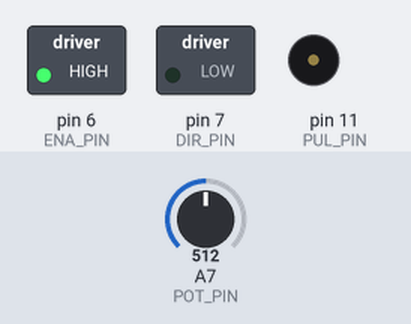
Bench run of a sketch on a simulated Arduino Mega 2560, built with avr-gcc and run on an emulated ATmega2560. Shown: switched loads named in the sketch (green lamp = pin HIGH), buzzer (waves = sounding). Inputs (shaded band) come from the test bench; at power-on: A7 (POT_PIN) = 512. Pins used as bus, display or sensor lines are not drawn.

Above: at 1.2 s.
1.3 s: A7 (POT_PIN) set to 607
2.8 s: A7 (POT_PIN) set to 633
At 3.5 s:
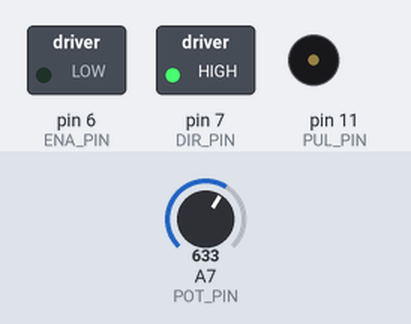
4.3 s: A7 (POT_PIN) set to 900
At 4.7 s:
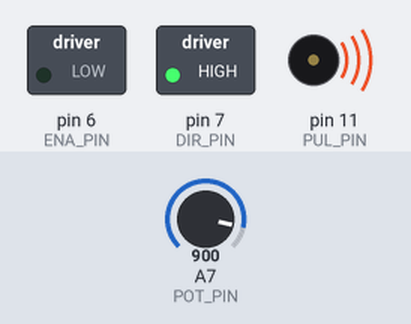
5.8 s: A7 (POT_PIN) set to 306
At 7.0 s:
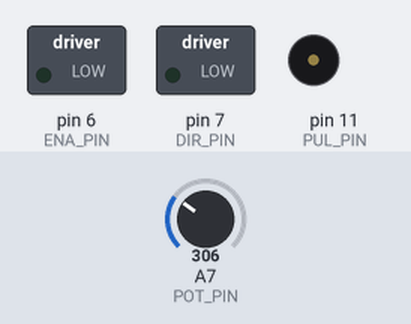
7.3 s: A7 (POT_PIN) set to 122
At 8.2 s:
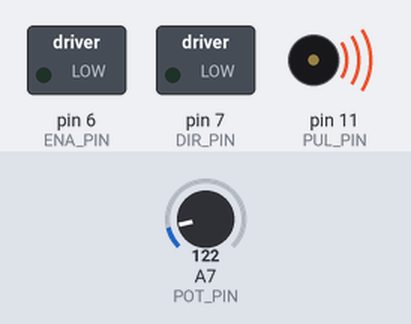
8.8 s: A7 (POT_PIN) set to 511
At 9.3 s:
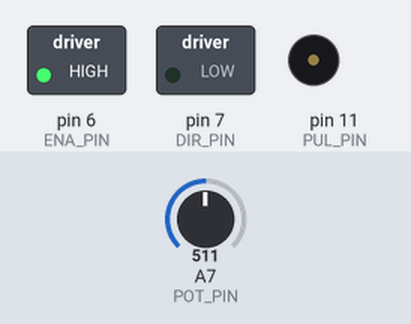
Timing chart, 0 to 11.3 s (numbered marks = the images above; inputs shaded):
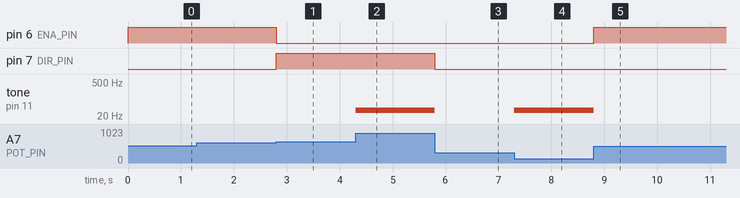

The sketch:

astro-arm-temp.ino
```cpp
// Pins used for an Arduino Mega (ATmega2560)
// RE-EVALUATE THESE WHEN PORTED TO ANOTHER MCU
#define POT_PIN A7 // Can be any analog pin
#define PUL_PIN 11 // Internally connected to Timer1
#define DIR_PIN 7 // Can be any pin
#define ENA_PIN 6 // Can be any pin

// Width of dead zone to either side of center
// Depends on input mapping, number is pretty abstract
#define DEAD_WIDTH 100

// Parameters for timer configuration
// MUST DO A SANITY CHECK IF YOU CHANGE FREQS (run the numbers)
#define PSCL 1024 // Prescaler setting (SET MANUALLY IN setup())
#define PCLK F_CPU / PSCL // Prescaled clock
#define FMAX 1000 // Maximum desired step frequency
#define FMIN 20 // Minimum desired step frequency
// Frequencies multiplied by 2 because one toggle is half of a pulse cycle
#define TOP_FMAX PCLK / (2 * FMAX) // Value of timer's TOP to achieve FMAX
#define TOP_FMIN PCLK / (2 * FMIN) // Value of timer's TOP to achieve FMIN

void setup() {

    // Some gross low-level stuff to make Timer1 do PFM
    // Clear Timer 1 config registers
    TCCR1B = 0x00;
    TCCR1A = 0x00;
    // Set bits for 1/1024 prescaler
    TCCR1B |= (1 << CS10);
    TCCR1B |= (1 << CS12);
    // Set bits for CTC mode with OCR1A TOP
    TCCR1B |= (1 << WGM12);
    TCCR1A |= (1 << COM1A0);
    // End of low-level configuration

    pinMode(POT_PIN, INPUT);
    pinMode(PUL_PIN, OUTPUT);
    pinMode(DIR_PIN, OUTPUT);
    pinMode(ENA_PIN, OUTPUT);
}

int input = 0;
int top = 0;
void loop() {

    // Read an analog signal from a joystick or smth
    input = analogRead(POT_PIN);

    // Map input to a range that meets max and min step frequency needs
    // Here step frequency is prescaled clock divided by input
    // For maximum frequency fmax, top needs to be (pclk)/fmax
    // For minimum frequency fmin, top needs to be (pclk)/fmin
    // Mapping range should be +- (top(fmin) - top(fmax))
    // Oh also add in some dead zone buffer
    input = map(input, 0, 1023, -(TOP_FMIN - TOP_FMAX) - DEAD_WIDTH, (TOP_FMIN - TOP_FMAX) + DEAD_WIDTH);
    // Offset the input so 0 happens at joystick centered (Vin = Vdd/2)
    top = TOP_FMIN + 2 * DEAD_WIDTH - abs(input);

    // More gross low-level stuff, but pretty self-explanatory
    // Set a new TOP to change Timer1 period
    OCR1A = top;

    // Avoid the timer skipping past the new TOP
    if (TCNT1 > OCR1A)
    {
        TCNT1 = OCR1A - 1;
    }
    // End of more low-level stuff

    // Set which direction the motor should step in
    if (input > DEAD_WIDTH) {
        digitalWrite(DIR_PIN, HIGH);
    }
    else {
        digitalWrite(DIR_PIN, LOW);
    }

    // Set ENA if input exceeds the dead zone on either side
    // Note that our motor driver (DM556) uses negative logic
    if (abs(input) > DEAD_WIDTH) {
        digitalWrite(ENA_PIN, LOW);
    }
    else {
        digitalWrite(ENA_PIN, HIGH);
    }

    // Look at that, no delay() in sight!
}
```

Measured:
- the behaviour switches between 618 and 619 on A7 (POT_PIN) (found by bisection; images 0 and 1)
- after the input at 1.3 s, every drawn part: stays the same
- after the input at 2.8 s, pin 6 (ENA_PIN): HIGH → LOW at once; pin 7 (DIR_PIN): LOW → HIGH at once
- after the input at 4.3 s, tone on pin 11 (PUL_PIN): silent → 35 Hz at once
- after the input at 5.8 s, pin 7 (DIR_PIN): HIGH → LOW at once; tone on pin 11 (PUL_PIN): 35 Hz → silent at once
- after the input at 7.3 s, tone on pin 11 (PUL_PIN): silent → 35 Hz at once
- after the input at 8.8 s, pin 6 (ENA_PIN): LOW → HIGH at once; tone on pin 11 (PUL_PIN): 35 Hz → silent at once
